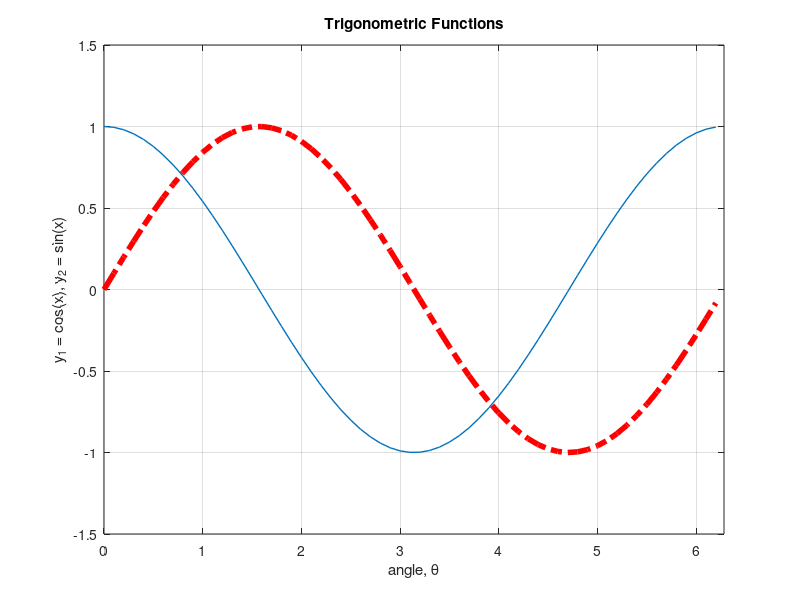

MATLAB code to generate this figure:
%%
 % Sine & Cosine Plots
 % source: http://www.mathworks.com/matlabcentral/fileexchange/35214-matlab-plot-gallery-line-plot-2d--1-/content/html/Line_Plot_2D_1.html
 % 
 % Josh Kaplan 
 % November 4, 2014
 % 
 % Demonstrates a plotting multiple lines in one figure.
 % Includes examples of formatting and labels.
%%
close all; clear all; clc;

% Define values for x, y1, and y2
x  = 0: .1 : 2*pi;
y1 = cos(x);
y2 = sin(x);

% start the figure and plot x v.s y1
% with a line width of 3
figure
plot(x, y1, 'LineWidth', 1)

% tell MATLAB/Octave to continue the next plot in current figure
hold on

% plot x vs. y2 in red with a dotted/dashed line
plot(x, y2, 'r-.', 'LineWidth', 4)

% turn on the grid
grid on

% Set the axis limits
% axis expects an array of the format [xmin xmax ymin ymax]
axis([0 2*pi -1.5 1.5])
     

% Add title and axis labels
title('Trigonometric Functions')
xlabel('angle, \theta')                     % we can use greek letters
ylabel('y_1 = cos(x), y_2 = sin(x)')        % subscripts are denoted with underscores 

